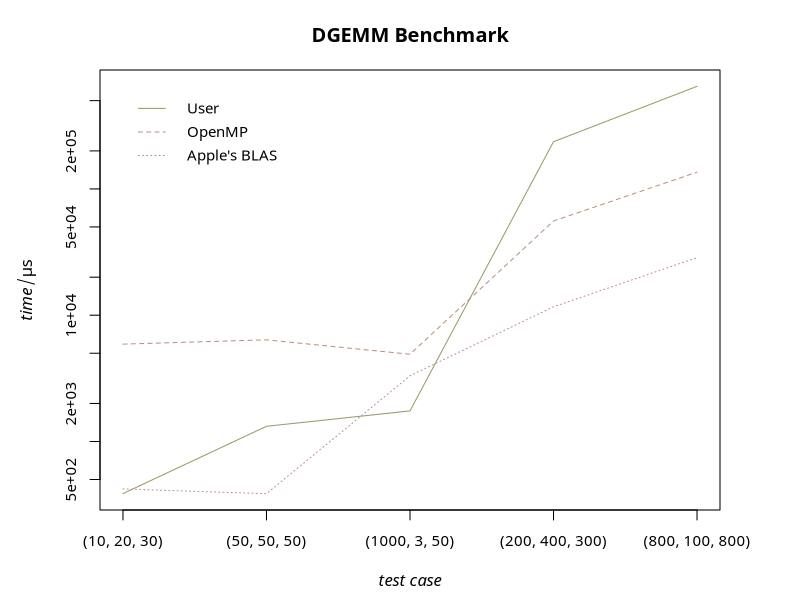

Write R code to recreate this figure.
library("colorspace")

bench <- matrix(
  c(387,  1320, 1747, 236609, 649523,
    5901, 6385, 4908, 55715,  135693,
    421,  386,  3314, 11663,  28569),
  nrow = 5
)
rownames(bench) <- c(
  "(10, 20, 30)",
  "(50, 50, 50)",
  "(1000, 3, 50)",
  "(200, 400, 300)",
  "(800, 100, 800)"
)
colnames(bench) <- c('User', 'OpenMP', 'Apple\'s BLAS')

colors <- darken(hcl.colors(3, palette = "Warm"), 0.1)

par(
  family = "CMU Serif",
  mar = c(4.5, 5, 3.5, 4),
  cex.axis = 0.9,
  cex = 1
)

p <- matplot(
  bench,
  main = "DGEMM Benchmark",
  type = "l",
  ylab = expression(italic('time') / μs),
  xlab = expression(italic('test case')),
  log = 'y',
  xaxt = 'n',
  col = colors
)

axis(1, at = 1:5, labels = rownames(bench))

legend(
  "topleft",
  box.lwd = 0,
  legend = colnames(bench),
  lty = 1:3,
  cex = 0.9,
  y.intersp = 1.31,
  x.intersp = 1.6,
  inset = 0.04,
  col = colors
)
